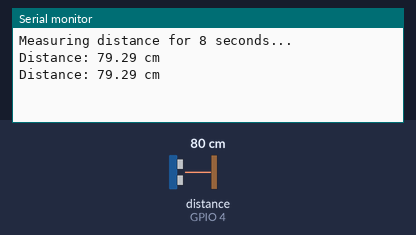
A program run on a simulated Seeed XIAO ESP32-S3. Parts: the last lines printed to the serial monitor. Wiring (inferred from the names in the program): ultrasonic range finder: trigger GPIO 3; echo GPIO 4. The test bench sets the inputs (shaded band); at power-on: distance to the obstacle (sensor on GPIO 4) 80 cm. The echo pulse lasts 58.3 µs per cm; WiFi joins after 1.5 s; servers stay silent unless stated. At 16.5 s the program puts the board to deep sleep or switches it off; the recording ends there.

Above: at 2.8 s.
2.9 s: distance to the obstacle (sensor on GPIO 4) set to 2 cm
At 8.1 s:
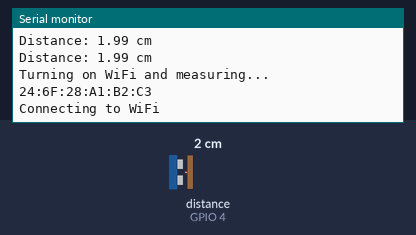
8.2 s: distance to the obstacle (sensor on GPIO 4) set to 4 cm
At 11.7 s:
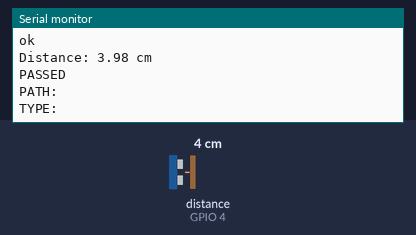
Timing chart, 0 to 13.2 s (numbered marks = the images above; inputs shaded):
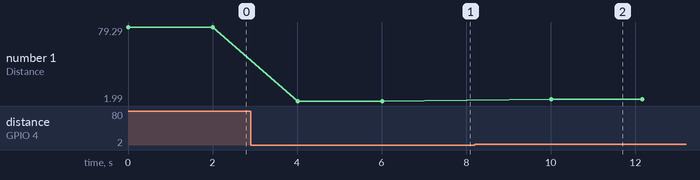

The program:

main.cpp
```cpp
#include <Arduino.h>
#include <WiFi.h>
#include <Firebase_ESP_Client.h>

#include "addons/TokenHelper.h"
// Provide the RTDB payload printing info and other helper functions.
#include "addons/RTDBHelper.h"

const char* ssid = "UW MPSK";
const char* password = "!P\\E475dfc"; // Replace with your network password

#define DATABASE_URL "https://esp32-firebase-demo-wanling-default-rtdb.firebaseio.com/" // Replace with your database URL
#define API_KEY "AIzaSyCic3XUnSDaRle8D_2DTdoiw-caJrkJGJg" // Replace with your API key

#define STAGE_INTERVAL 8000 // 8 seconds for the initial measurement phase
#define MAX_WIFI_RETRIES 5 // Maximum number of WiFi connection retries

int uploadInterval = 2000; // Adjusted for 0.5 Hz measurement frequency

// Define Firebase Data object
FirebaseData fbdo;

FirebaseAuth auth;
FirebaseConfig config;

unsigned long sendDataPrevMillis = 0;
int count = 0;
bool signupOK = false;

// HC-SR04 Pins
const int trigPin = D2;
const int echoPin = D3;

// Define sound speed in cm/usec
const float soundSpeed = 0.034;

// Function prototypes
float measureDistance();
void connectToWiFi();
void initFirebase();
void sendDataToFirebase(float distance);

void setup() {
  Serial.begin(115200);

  pinMode(trigPin, OUTPUT);
  pinMode(echoPin, INPUT);

  // Run ultrasonic sensor only for 8 seconds
  Serial.println("Measuring distance for 8 seconds...");
  unsigned long startTime = millis();
  int invalidDistanceCnt = 0;

  while (millis() - startTime < STAGE_INTERVAL) // 8 seconds
  {
    float currentDistance = measureDistance();

    if (currentDistance > 50)
    {
      invalidDistanceCnt++;
    }

    delay(2000); // Adjusted delay to achieve 0.5 Hz measurement frequency
  }

  // Most measurements > 50, go to deep sleep for 50 seconds
  if (invalidDistanceCnt >= 4) // Adjusted based on the new measurement interval
  {
    Serial.println("All measured distance > 50, going to deep sleep for 50 seconds...");
    esp_sleep_enable_timer_wakeup(50000 * 1000); // 50 seconds in microseconds
    esp_deep_sleep_start();
  }
  else
  {
    // Turn on WiFi and turn on Firebase and send data with distance measurements
    Serial.println("Turning on WiFi and measuring...");
    connectToWiFi();
    initFirebase();
    startTime = millis();
    while (millis() - startTime < 5000)    {
      float currentDistance = measureDistance();
      sendDataToFirebase(currentDistance);
      delay(2000); // Adjusted delay to match the 0.5 Hz frequency
    }

    // Go to deep sleep for 50 seconds
    Serial.println("Going to deep sleep for 50 seconds...");
    WiFi.disconnect();
    esp_sleep_enable_timer_wakeup(50000 * 1000); // 50 seconds in microseconds
    esp_deep_sleep_start();
  }
}

void loop(){
  // This is not used
}

float measureDistance()
{
  digitalWrite(trigPin, LOW);
  delayMicroseconds(2);
  digitalWrite(trigPin, HIGH);
  delayMicroseconds(10);
  digitalWrite(trigPin, LOW);

  long duration = pulseIn(echoPin, HIGH);
  float distance = duration * soundSpeed / 2;

  Serial.print("Distance: ");
  Serial.print(distance);
  Serial.println(" cm");
  return distance;
}

void connectToWiFi()
{
  Serial.println(WiFi.macAddress());
  WiFi.begin(ssid, password);
  Serial.println("Connecting to WiFi");
  int wifiCnt = 0;
  while (WiFi.status() != WL_CONNECTED) {
    delay(1000);
    Serial.print(".");
    wifiCnt++;
    if (wifiCnt > MAX_WIFI_RETRIES){
      Serial.println("WiFi connection failed");
      ESP.restart();
    }
  }
  Serial.println("Connected to WiFi");
  Serial.print("IP Address: ");
  Serial.println(WiFi.localIP());
}

void initFirebase()
{
  config.api_key = API_KEY;
  config.database_url = DATABASE_URL;

  if (Firebase.signUp(&config, &auth, "", "")){
    Serial.println("ok");
    signupOK = true;
  }
  else{
    Serial.printf("%s\n", config.signer.signupError.message.c_str());
  }

  config.token_status_callback = tokenStatusCallback; //see addons/TokenHelper.h
  Firebase.begin(&config, &auth);
  Firebase.reconnectNetwork(true);
}

void sendDataToFirebase(float distance){
    if (Firebase.ready() && signupOK && (millis() - sendDataPrevMillis > uploadInterval || sendDataPrevMillis == 0)){
    sendDataPrevMillis = millis();
    if (Firebase.RTDB.pushFloat(&fbdo, "test/distance", distance)){
      Serial.println("PASSED");
      Serial.print("PATH: ");
      Serial.println(fbdo.dataPath());
      Serial.print("TYPE: ");
      Serial.println(fbdo.dataType());
    } else {
      Serial.println("FAILED");
      Serial.print("REASON: ");
      Serial.println(fbdo.errorReason());
    }
    count++;
  }
}
```

Measured:
- after the input at 2.9 s, the serial monitor: prints a new line after 1.1 s (image 1)
- after the input at 8.2 s, the serial monitor: prints a new line after 1.8 s (image 2)
- plotted number 1: 79.29 → 1.99 after the input at 2.9 s, 1.99 → 3.98 after the input at 8.2 s
